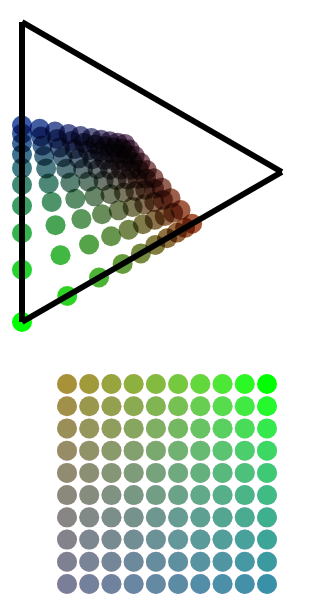
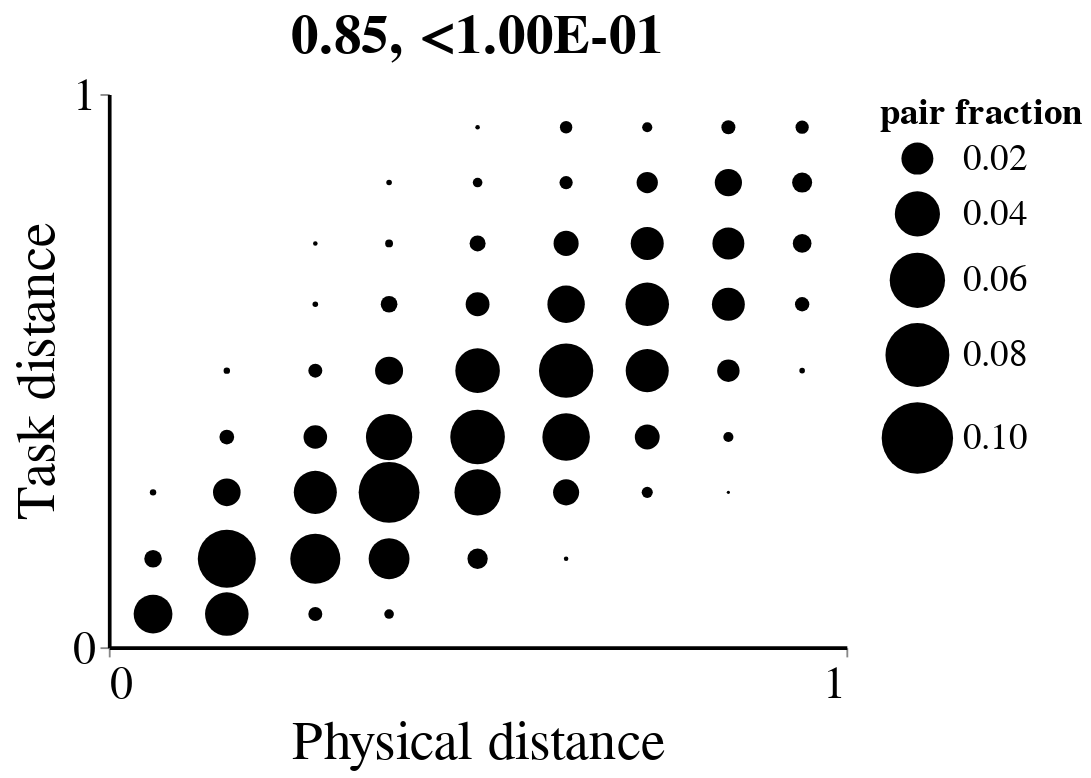
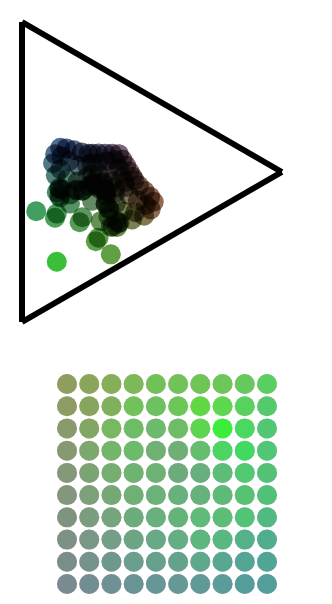
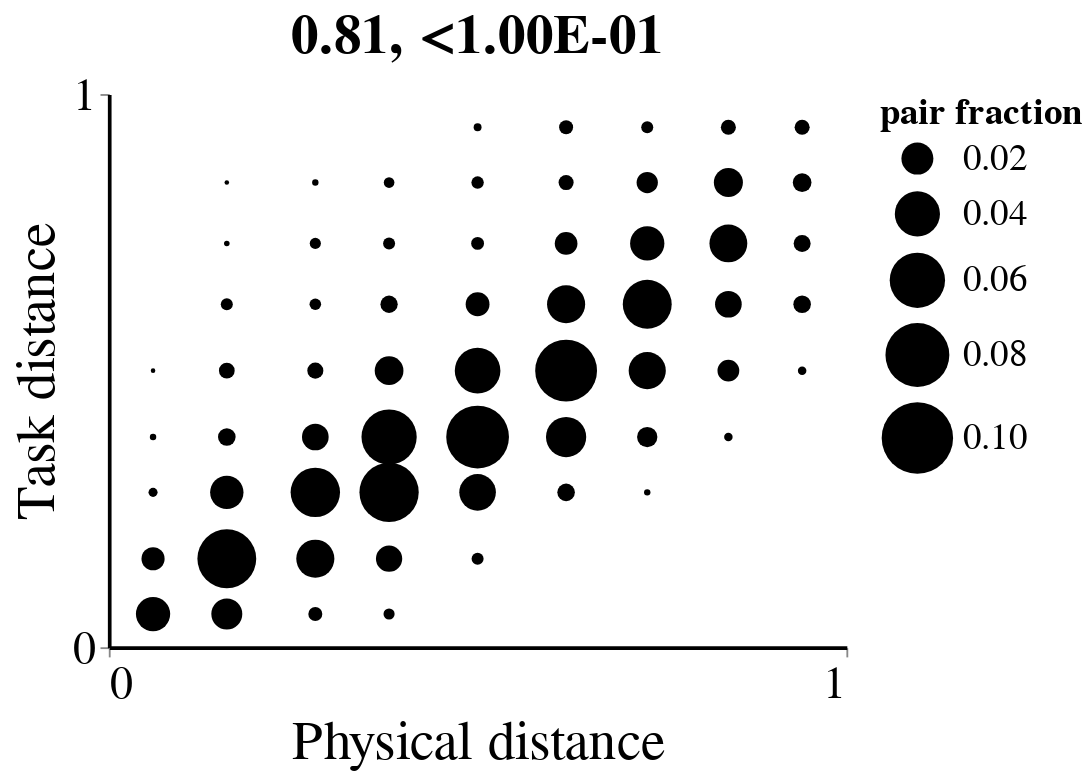

Notebook source saved alongside these figures, in order:
### Markdown cell above
# Simulation

### Code cell
n = 100
m = 3
d = 2
n_neigh = 4

# betas = [0  , 0.25, 0.5 , 0.75]
betas = [0,0.5, 0.6, 0.75,1]

fgrads_3tasks_2d = [lambda L: P.gg.linear_grad(L, axis=0, reverse=True), lambda L: P.gg.linear_grad(L, axis=1, reverse=True), P.gg.no_grad] 
fgrads_3tasks_1d = [lambda L: P.gg.linear_grad(L, axis=0), lambda L: P.gg.linear_grad(L, axis=0, reverse=True), lambda L: 1] 
fgrads = fgrads_3tasks_2d if d == 2 else fgrads_3tasks_1d

nbin = 10
n_shuff = 10
comp_null = True

r = 2

for beta in betas:
    G, T, L, obj = P.po.solve_opt(n=n, m=m, d=d, n_neigh=n_neigh, beta=beta, fgrads=fgrads, test=False, D_power=2, asrange=True)
    pl = P.pl.plot_sol(G, T, L, obj=obj, tit=None, remove_labels=True)
    pl.display()
    
    if save:
        pl.save(os.path.join(outdir, 's3_exp_tissue_m%d_d%d_%.02f.png' % (m, d, beta)), scale_factor=5)
    

    p = P.pl.plot_task_phys(G, L, comp_null=comp_null, n_shuff=n_shuff, add_legend=False)

    if save:
        p.save(os.path.join(outdir, 's3_pairs_dist_m%d_d%d_%.02f.png' % (m, d, beta)), scale_factor=5)
    p.display()
